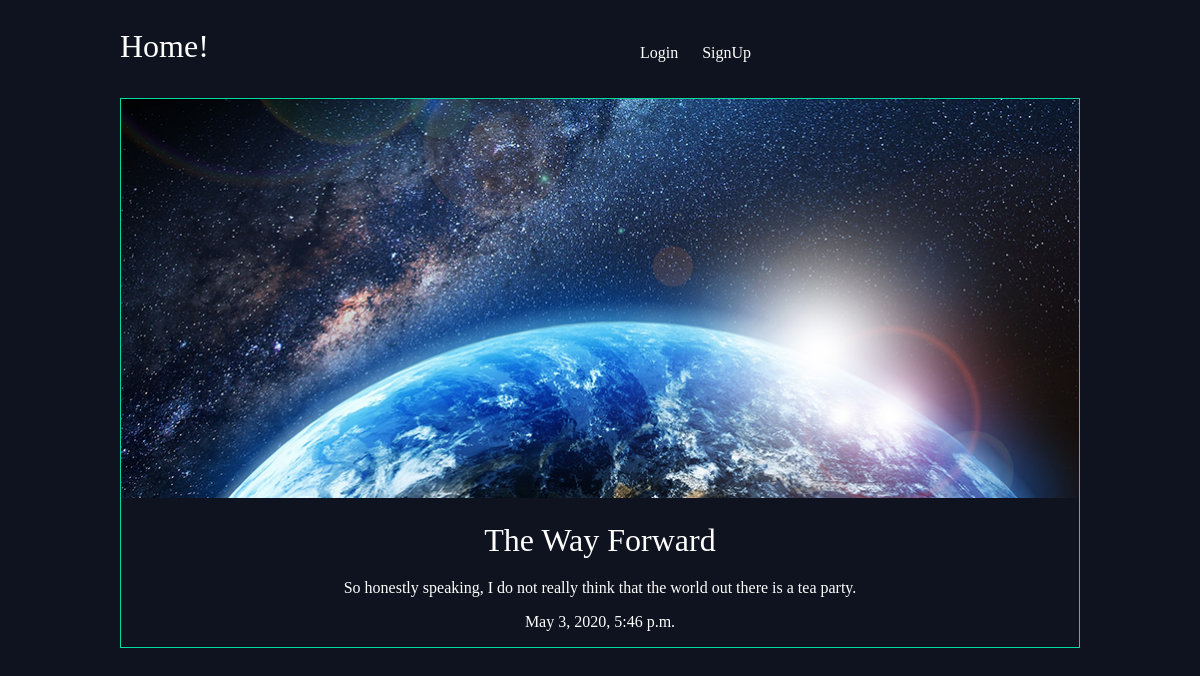
The page /articles/the-way-forward/ on the database its author committed.
### articles/models.py (models this page shows, shortened)
class Article(models.Model):
    title = models.CharField(max_length=100)
    slug = models.SlugField()
    body = models.TextField()
    date = models.DateTimeField(auto_now_add=True)
    thumb = models.ImageField(default="default.png", blank=True)
    author = models.ForeignKey(User, on_delete=models.DO_NOTHING,default=None)

### articles/views.py (the view)
# urls.py: url(r'^(?P<slug>[\w-]+)/$', views.article_detail, name="detail"),
def article_detail(request,slug):
    article = Article.objects.get(slug=slug)
    return render(request, 'articles/article_detail.html',{'article':article})

### articles/templates/articles/article_detail.html
{% extends 'base_layout.html' %}
{% block content %}
<div class="article-detail">
  <div class="article">
    <img src="{{ article.thumb.url }}" />
    <h2>	{{ article.title }} </h2>
    <p> {{ article.body }} </p>
    <p> {{ article.date }} </p>
  </div>
</div>
{% endblock %}

### assets/styles.css (style rules this page uses)
body { background-color: #0f121f; background-image: url(core.jpg); background-repeat-y: no-repeat; color: #fff }
body * { font-family: Ubuntu; }
h1,h2,h3,h4,h5 { font-weight: normal; margin: 0; }
.article { padding: 10px; border: 1px solid #00dba0; position: relative; padding-bottom: 40px; }
.article h2 { font-size: 1.2em; }
.article-detail .article { padding: 0; }
.article-detail .article img { max-width: 100%; }
.article-detail .article h2 { text-align: center; margin: 20px auto; font-size: 2em; }
.article-detail .article p { text-align: center; }

### rows shown on the page
Article: thumb (picture), title "The Way Forward", body "So honestly speaking, I do not really think that the world out there is a tea party.", date "May 3, 2020, 5:46 p.m."
